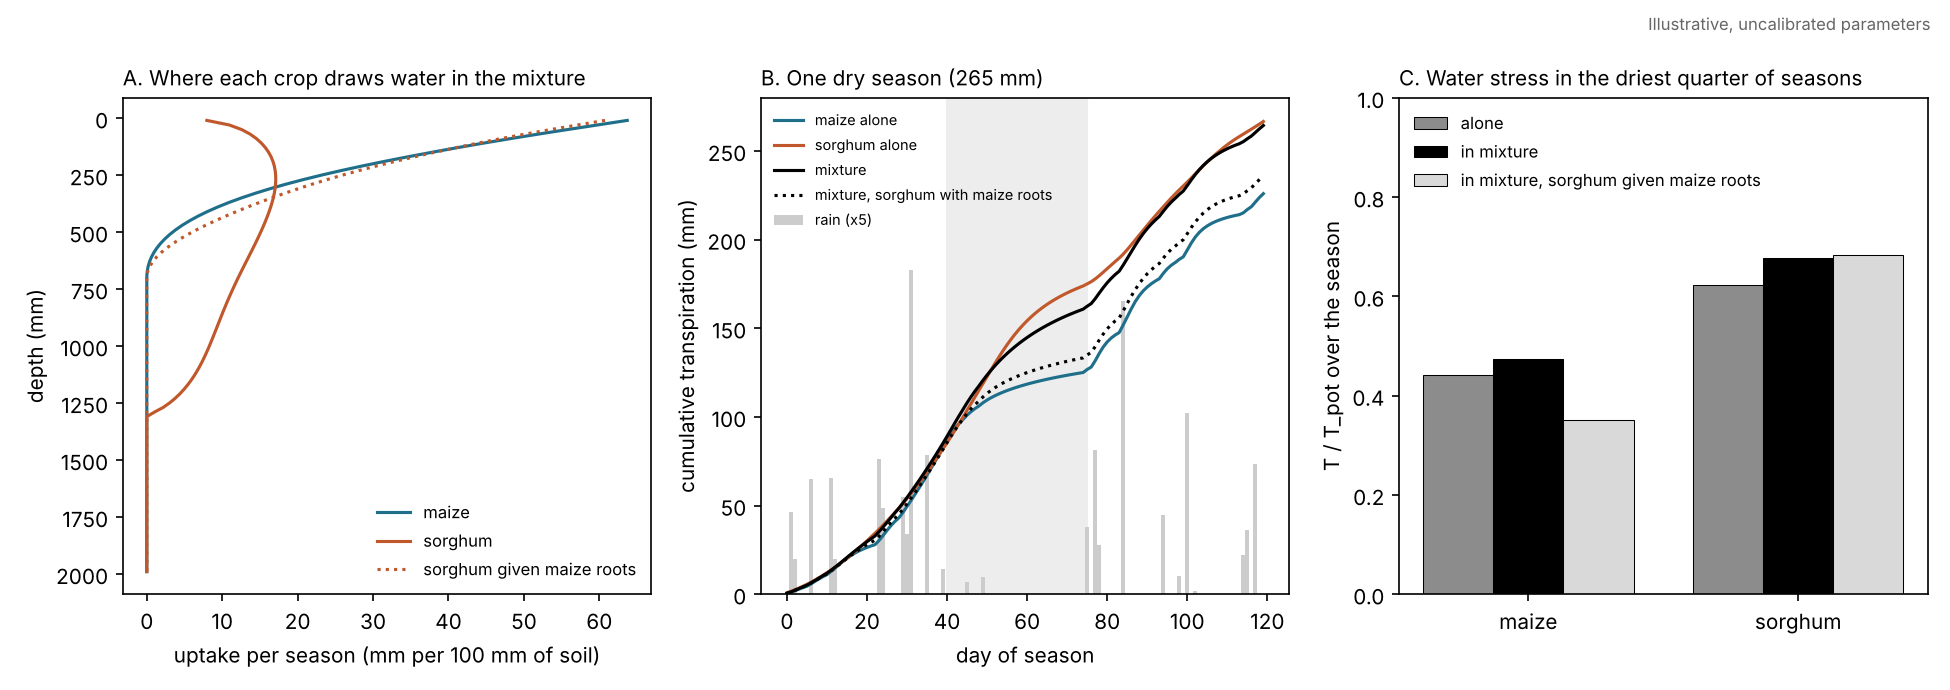

Recreate this plot in Python.
"""
Does a maize-sorghum mixture use soil water that neither crop uses alone?

Illustrative and uncalibrated: the parameters show how the model behaves, not
findings about real farming systems.

Four stands are grown on the same soil and the same 40 random seasons:
  maize alone, sorghum alone, a 50/50 mixture, and a 50/50 mixture in which
  sorghum is given maize's (shallow) root profile. The last stand removes the
  vertical niche difference, so comparing the two mixtures isolates the effect
  of rooting depth, which a single-bucket soil model cannot represent.

    python examples/mixture_demo.py        # writes examples/mixture_demo.png
"""
import os
from dataclasses import replace

import matplotlib
matplotlib.use("Agg")
import matplotlib.pyplot as plt
import numpy as np

from soilwaterflow.model import Soil, Variety, simulate_fields

N_DAYS = 120          # one rainy season
N_SEASONS = 40
DRY_SPELL = (40, 75)  # days with much less rain (around flowering)


def seasons(n, seed=4):
    """Daily rain for n seasons: Poisson storm arrivals with exponential depths, and a
    mid-season dry spell whose severity varies from season to season."""
    rng = np.random.default_rng(seed)
    rate = np.full(N_DAYS, 0.30)
    out = np.zeros((n, N_DAYS))
    for i in range(n):
        r = rate.copy()
        r[DRY_SPELL[0]:DRY_SPELL[1]] *= rng.uniform(0.0, 0.6)
        wet = rng.random(N_DAYS) < r
        out[i] = np.where(wet, rng.exponential(11.0, N_DAYS), 0.0)
    return out


def canopy(n_days):
    """Seasonal canopy cover: 0.2 at sowing to 1 by day 45, falling to 0.6 at harvest."""
    f = np.arange(n_days) / n_days
    return np.clip(np.minimum(0.2 + 0.8 * f / 0.375, 1.0 - 0.4 * np.clip((f - 0.8) / 0.2, 0, 1)), 0, 1)


def main():
    soil = Soil.sandy_loam_example()
    maize = Variety.from_saturations("maize", t_max=4.5, s_star=0.48, s_w=0.22, soil=soil,
                                     root_depth=700, root_shape=(1.0, 3.0))
    sorghum = Variety.from_saturations("sorghum", t_max=3.8, s_star=0.40, s_w=0.17, soil=soil,
                                       root_depth=1300, root_shape=(1.3, 1.7))
    sorghum_shallow = replace(sorghum, name="sorghum (maize roots)", root_depth=maize.root_depth,
                              root_shape=maize.root_shape)

    rain = seasons(N_SEASONS)
    kc = canopy(N_DAYS)
    kw = dict(depth=2000.0, dz=20.0, dt_max=0.05, s0=0.40, storm_hours=4.0)

    stands = {
        "maize alone": ([maize], np.c_[kc]),
        "sorghum alone": ([sorghum], np.c_[kc]),
        "mixture": ([maize, sorghum], np.c_[0.5 * kc, 0.5 * kc]),
        "mixture, sorghum with maize roots": ([maize, sorghum_shallow], np.c_[0.5 * kc, 0.5 * kc]),
    }
    res = {k: simulate_fields(soil, vs, rain, cover=cov, **kw) for k, (vs, cov) in stands.items()}

    # relative transpiration T / T_pot of each variety over the season (a yield proxy)
    def rel(rs, v):
        return np.array([r.transpiration[:, v].sum() / r.transpiration_pot[:, v].sum() for r in rs])

    rt = {
        "maize": (rel(res["maize alone"], 0), rel(res["mixture"], 0), rel(res["mixture, sorghum with maize roots"], 0)),
        "sorghum": (rel(res["sorghum alone"], 0), rel(res["mixture"], 1), rel(res["mixture, sorghum with maize roots"], 1)),
    }
    et = {k: np.array([r.transpiration.sum() for r in rs]) for k, rs in res.items()}
    drain = {k: np.array([r.drainage.sum() for r in rs]) for k, rs in res.items()}
    wb = max(abs(r.water_balance_error()) for rs in res.values() for r in rs)

    print(f"{N_SEASONS} seasons, mean rain {rain.sum(1).mean():.0f} mm (range {rain.sum(1).min():.0f}-{rain.sum(1).max():.0f})")
    print(f"largest water balance error in any run: {wb:.1e} mm\n")
    print(f"{'stand':38s} {'transpiration':>14s} {'drainage':>9s}   (mm per season, mean)")
    for k in stands:
        print(f"{k:38s} {et[k].mean():14.0f} {drain[k].mean():9.0f}")
    print(f"\nrelative transpiration T/T_pot (mean; driest quarter of seasons)")
    dry = rain.sum(1) <= np.quantile(rain.sum(1), 0.25)
    for crop, (alone, mix, mix_sh) in rt.items():
        print(f"  {crop:8s} alone {alone.mean():.2f} ({alone[dry].mean():.2f})   in mixture {mix.mean():.2f} ({mix[dry].mean():.2f})"
              f"   in mixture, sorghum with maize roots {mix_sh.mean():.2f} ({mix_sh[dry].mean():.2f})")

    # ------------------------------------------------------------------ figure
    fig, ax = plt.subplots(1, 3, figsize=(13, 4.6))
    z = res["mixture"][0].z
    dzs = res["mixture"][0].dz
    up = np.mean([r.uptake_by_depth for r in res["mixture"]], 0) / dzs * 100   # mm per 100 mm of soil
    up_sh = np.mean([r.uptake_by_depth for r in res["mixture, sorghum with maize roots"]], 0) / dzs * 100
    ax[0].plot(up[0], z, color="#1f6f8b", label="maize")
    ax[0].plot(up[1], z, color="#c0582b", label="sorghum")
    ax[0].plot(up_sh[1], z, color="#c0582b", ls=":", label="sorghum given maize roots")
    ax[0].invert_yaxis()
    ax[0].set_xlabel("uptake per season (mm per 100 mm of soil)")
    ax[0].set_ylabel("depth (mm)")
    ax[0].set_title("A. Where each crop draws water in the mixture", loc="left", fontsize=10)
    ax[0].legend(frameon=False, fontsize=8)

    i = int(np.argsort(rain.sum(1))[N_SEASONS // 5])          # a dry season
    days = np.arange(N_DAYS)
    for k, c, ls in [("maize alone", "#1f6f8b", "-"), ("sorghum alone", "#c0582b", "-"),
                     ("mixture", "k", "-"), ("mixture, sorghum with maize roots", "k", ":")]:
        r = res[k][i]
        ax[1].plot(days, np.cumsum(r.transpiration.sum(1)), color=c, ls=ls, label=k)
    ax[1].bar(days, rain[i] * 5, color="0.8", width=1.0, label="rain (x5)")
    ax[1].axvspan(*DRY_SPELL, color="0.93", zorder=0)
    ax[1].set_xlabel("day of season")
    ax[1].set_ylabel("cumulative transpiration (mm)")
    ax[1].set_title(f"B. One dry season ({rain[i].sum():.0f} mm)", loc="left", fontsize=10)
    ax[1].legend(frameon=False, fontsize=7, loc="upper left")

    x = np.arange(2)
    w = 0.26
    for j, (lab, col) in enumerate([("alone", "0.55"), ("in mixture", "k"), ("in mixture, sorghum given maize roots", "0.85")]):
        vals = [rt["maize"][j][dry].mean(), rt["sorghum"][j][dry].mean()]
        ax[2].bar(x + (j - 1) * w, vals, w, color=col, edgecolor="k", lw=0.5, label=lab)
    ax[2].set_xticks(x, ["maize", "sorghum"])
    ax[2].set_ylim(0, 1)
    ax[2].set_ylabel("T / T_pot over the season")
    ax[2].set_title("C. Water stress in the driest quarter of seasons", loc="left", fontsize=10)
    ax[2].legend(frameon=False, fontsize=8, loc="upper left")
    fig.suptitle("Illustrative, uncalibrated parameters", fontsize=8, color="0.4", x=0.99, ha="right")
    fig.tight_layout()
    out = os.path.join(os.path.dirname(os.path.abspath(__file__)), "mixture_demo.png")
    fig.savefig(out, dpi=150)
    print(f"\nwrote {out}")


if __name__ == "__main__":
    main()
